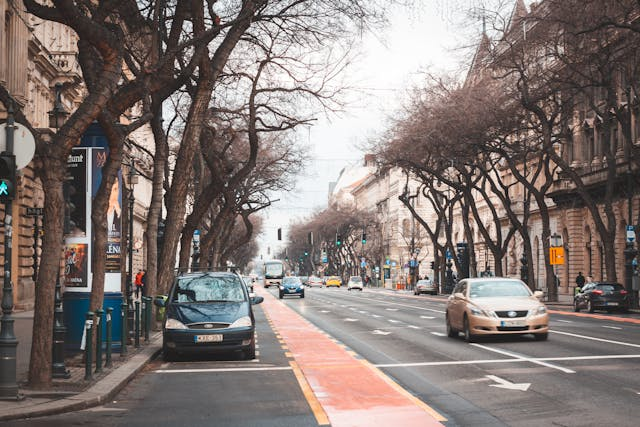
#> input picture 37_resim_üzerinden_araç_tespiti/car.jpg, 640 x 427 px
$ python '37_resimden_Araç_Tespiti.py'
#> lines starting #> are read from the running program, lines starting #| are printed output that depends on the picture; after the words box and inside, x2 and y2 are one past the last pixel; in counts of white or black regions, pixels touching at a corner belong together
import cv2
img=cv2.imread("car.jpg")
#> img is the input picture: shape (427, 640, 3); mean B, G, R 117.7, 121.4, 132.3

arabalar=cv2.CascadeClassifier("cars.xml")

gri=cv2.cvtColor(img,cv2.COLOR_BGR2GRAY)
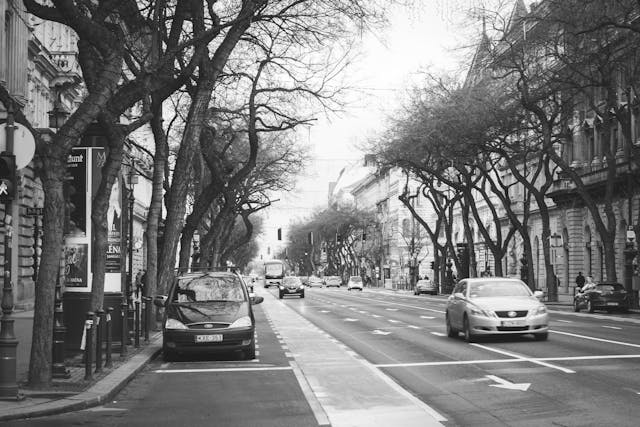
#> gri: shape (427, 640); min 0, max 255, mean 124.2
car=arabalar.detectMultiScale(gri,1.1,1)
#> car = [[321, 272, 23, 23], [413, 276, 28, 28], [267, 264, 49, 49], [129, 251, 156, 156]]

for x,y,w,h in car:
    cv2.rectangle(img,(x,y),(x+w,y+h),(255,0,0),2)
#> this loop made 4 passes
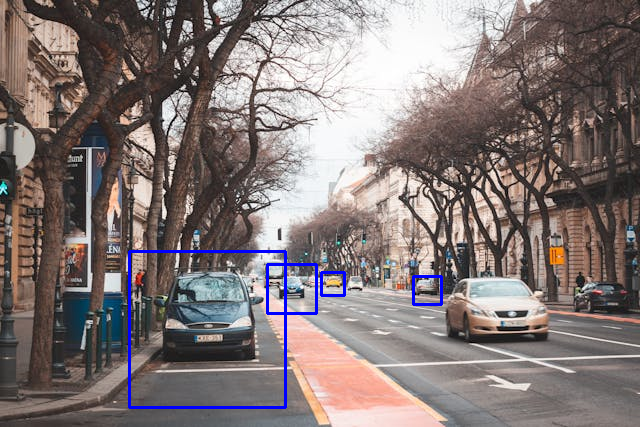
#> img: shape (427, 640, 3); 1.11% of pixels changed, all inside (x1, y1, x2, y2) = (128, 250, 443, 409)

cv2.imshow("arabalar",img)
cv2.waitKey(0)
cv2.destroyAllWindows()
